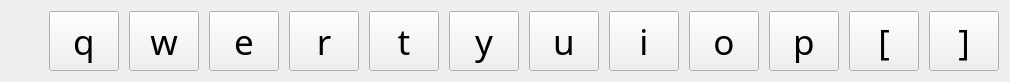
    <widget class="QWidget" name="layoutWidgetRow1">
      <property name="geometry">
        <rect>
          <x>11</x>
          <y>90</y>
          <width>1000</width>
          <height>62</height>
        </rect>
      </property>
      <layout class="QHBoxLayout" name="hlRow1">
        <property name="spacing">
          <number>10</number>
        </property>
        <item>
          <spacer name="horizontalSpacer_3">
            <property name="font">
              <font>
                <family>PT Sans</family>
                <pointsize>24</pointsize>
              </font>
            </property>
            <property name="orientation">
              <enum>Qt::Horizontal</enum>
            </property>
            <property name="sizeType">
              <enum>QSizePolicy::Fixed</enum>
            </property>
            <property name="sizeHint" stdset="0">
              <size>
                <width>38</width>
                <height>20</height>
              </size>
            </property>
          </spacer>
        </item>
        <item>
          <widget class="QToolButton" name="KEY_Q">
            <property name="sizePolicy">
              <sizepolicy hsizetype="MinimumExpanding" vsizetype="MinimumExpanding">
                <horstretch>0</horstretch>
                <verstretch>0</verstretch>
              </sizepolicy>
            </property>
            <property name="minimumSize">
              <size>
                <width>70</width>
                <height>60</height>
              </size>
            </property>
            <property name="maximumSize">
              <size>
                <width>70</width>
                <height>60</height>
              </size>
            </property>
            <property name="font">
              <font>
                <family>PT Sans</family>
                <pointsize>26</pointsize>
              </font>
            </property>
            <property name="focusPolicy">
              <enum>Qt::NoFocus</enum>
            </property>
            <property name="text">
              <string>q</string>
            </property>
          </widget>
        </item>
        <item>
          <widget class="QToolButton" name="KEY_W">
            <property name="sizePolicy">
              <sizepolicy hsizetype="MinimumExpanding" vsizetype="MinimumExpanding">
                <horstretch>0</horstretch>
                <verstretch>0</verstretch>
              </sizepolicy>
            </property>
            <property name="minimumSize">
              <size>
                <width>70</width>
                <height>60</height>
              </size>
            </property>
            <property name="maximumSize">
              <size>
                <width>70</width>
                <height>60</height>
              </size>
            </property>
            <property name="font">
              <font>
                <family>PT Sans</family>
                <pointsize>26</pointsize>
              </font>
            </property>
            <property name="focusPolicy">
              <enum>Qt::NoFocus</enum>
            </property>
            <property name="text">
              <string>w</string>
            </property>
          </widget>
        </item>
        <item>
          <widget class="QToolButton" name="KEY_E">
            <property name="sizePolicy">
              <sizepolicy hsizetype="MinimumExpanding" vsizetype="MinimumExpanding">
                <horstretch>0</horstretch>
                <verstretch>0</verstretch>
              </sizepolicy>
            </property>
            <property name="minimumSize">
              <size>
                <width>70</width>
                <height>60</height>
              </size>
            </property>
            <property name="maximumSize">
              <size>
                <width>70</width>
                <height>60</height>
              </size>
            </property>
            <property name="font">
              <font>
                <family>PT Sans</family>
                <pointsize>26</pointsize>
              </font>
            </property>
            <property name="focusPolicy">
              <enum>Qt::NoFocus</enum>
            </property>
            <property name="text">
              <string>e</string>
            </property>
          </widget>
        </item>
        <item>
          <widget class="QToolButton" name="KEY_R">
            <property name="sizePolicy">
              <sizepolicy hsizetype="MinimumExpanding" vsizetype="MinimumExpanding">
                <horstretch>0</horstretch>
                <verstretch>0</verstretch>
              </sizepolicy>
            </property>
            <property name="minimumSize">
              <size>
                <width>70</width>
                <height>60</height>
              </size>
            </property>
            <property name="maximumSize">
              <size>
                <width>70</width>
                <height>60</height>
              </size>
            </property>
            <property name="font">
              <font>
                <family>PT Sans</family>
                <pointsize>26</pointsize>
              </font>
            </property>
            <property name="focusPolicy">
              <enum>Qt::NoFocus</enum>
            </property>
            <property name="text">
              <string>r</string>
            </property>
          </widget>
        </item>
        <item>
          <widget class="QToolButton" name="KEY_T">
            <property name="sizePolicy">
              <sizepolicy hsizetype="MinimumExpanding" vsizetype="MinimumExpanding">
                <horstretch>0</horstretch>
                <verstretch>0</verstretch>
              </sizepolicy>
            </property>
            <property name="minimumSize">
              <size>
                <width>70</width>
                <height>60</height>
              </size>
            </property>
            <property name="maximumSize">
              <size>
                <width>70</width>
                <height>60</height>
              </size>
            </property>
            <property name="font">
              <font>
                <family>PT Sans</family>
                <pointsize>26</pointsize>
              </font>
            </property>
            <property name="focusPolicy">
              <enum>Qt::NoFocus</enum>
            </property>
            <property name="text">
              <string>t</string>
            </property>
          </widget>
        </item>
        <item>
          <widget class="QToolButton" name="KEY_Y">
            <property name="sizePolicy">
              <sizepolicy hsizetype="MinimumExpanding" vsizetype="MinimumExpanding">
                <horstretch>0</horstretch>
                <verstretch>0</verstretch>
              </sizepolicy>
            </property>
            <property name="minimumSize">
              <size>
                <width>70</width>
                <height>60</height>
              </size>
            </property>
            <property name="maximumSize">
              <size>
                <width>70</width>
                <height>60</height>
              </size>
            </property>
            <property name="font">
              <font>
                <family>PT Sans</family>
                <pointsize>26</pointsize>
              </font>
            </property>
            <property name="focusPolicy">
              <enum>Qt::NoFocus</enum>
            </property>
            <property name="text">
              <string>y</string>
            </property>
          </widget>
        </item>
        <item>
          <widget class="QToolButton" name="KEY_U">
            <property name="sizePolicy">
              <sizepolicy hsizetype="MinimumExpanding" vsizetype="MinimumExpanding">
                <horstretch>0</horstretch>
                <verstretch>0</verstretch>
              </sizepolicy>
            </property>
            <property name="minimumSize">
              <size>
                <width>70</width>
                <height>60</height>
              </size>
            </property>
            <property name="maximumSize">
              <size>
                <width>70</width>
                <height>60</height>
              </size>
            </property>
            <property name="font">
              <font>
                <family>PT Sans</family>
                <pointsize>26</pointsize>
              </font>
            </property>
            <property name="focusPolicy">
              <enum>Qt::NoFocus</enum>
            </property>
            <property name="text">
              <string>u</string>
            </property>
          </widget>
        </item>
        <item>
          <widget class="QToolButton" name="KEY_I">
            <property name="sizePolicy">
              <sizepolicy hsizetype="MinimumExpanding" vsizetype="MinimumExpanding">
                <horstretch>0</horstretch>
                <verstretch>0</verstretch>
              </sizepolicy>
            </property>
            <property name="minimumSize">
              <size>
                <width>70</width>
                <height>60</height>
              </size>
            </property>
            <property name="maximumSize">
              <size>
                <width>70</width>
                <height>60</height>
              </size>
            </property>
            <property name="font">
              <font>
                <family>PT Sans</family>
                <pointsize>26</pointsize>
              </font>
            </property>
            <property name="focusPolicy">
              <enum>Qt::NoFocus</enum>
            </property>
            <property name="text">
              <string>i</string>
            </property>
          </widget>
        </item>
        <item>
          <widget class="QToolButton" name="KEY_O">
            <property name="sizePolicy">
              <sizepolicy hsizetype="MinimumExpanding" vsizetype="MinimumExpanding">
                <horstretch>0</horstretch>
                <verstretch>0</verstretch>
              </sizepolicy>
            </property>
            <property name="minimumSize">
              <size>
                <width>70</width>
                <height>60</height>
              </size>
            </property>
            <property name="maximumSize">
              <size>
                <width>70</width>
                <height>60</height>
              </size>
            </property>
            <property name="font">
              <font>
                <family>PT Sans</family>
                <pointsize>26</pointsize>
              </font>
            </property>
            <property name="focusPolicy">
              <enum>Qt::NoFocus</enum>
            </property>
            <property name="text">
              <string>o</string>
            </property>
          </widget>
        </item>
        <item>
          <widget class="QToolButton" name="KEY_P">
            <property name="sizePolicy">
              <sizepolicy hsizetype="MinimumExpanding" vsizetype="MinimumExpanding">
                <horstretch>0</horstretch>
                <verstretch>0</verstretch>
              </sizepolicy>
            </property>
            <property name="minimumSize">
              <size>
                <width>70</width>
                <height>60</height>
              </size>
            </property>
            <property name="maximumSize">
              <size>
                <width>70</width>
                <height>60</height>
              </size>
            </property>
            <property name="font">
              <font>
                <family>PT Sans</family>
                <pointsize>26</pointsize>
              </font>
            </property>
            <property name="focusPolicy">
              <enum>Qt::NoFocus</enum>
            </property>
            <property name="text">
              <string>p</string>
            </property>
          </widget>
        </item>
        <item>
          <widget class="QToolButton" name="KEY_BRACKETLEFT">
            <property name="sizePolicy">
              <sizepolicy hsizetype="MinimumExpanding" vsizetype="MinimumExpanding">
                <horstretch>0</horstretch>
                <verstretch>0</verstretch>
              </sizepolicy>
            </property>
            <property name="minimumSize">
              <size>
                <width>70</width>
                <height>60</height>
              </size>
            </property>
            <property name="maximumSize">
              <size>
                <width>70</width>
                <height>60</height>
              </size>
            </property>
            <property name="font">
              <font>
                <family>PT Sans</family>
                <pointsize>26</pointsize>
              </font>
            </property>
            <property name="focusPolicy">
              <enum>Qt::NoFocus</enum>
            </property>
            <property name="text">
              <string>[</string>
            </property>
          </widget>
        </item>
        <item>
          <widget class="QToolButton" name="KEY_BRACKETRIGHT">
            <property name="sizePolicy">
              <sizepolicy hsizetype="MinimumExpanding" vsizetype="MinimumExpanding">
                <horstretch>0</horstretch>
                <verstretch>0</verstretch>
              </sizepolicy>
            </property>
            <property name="minimumSize">
              <size>
                <width>70</width>
                <height>60</height>
              </size>
            </property>
            <property name="maximumSize">
              <size>
                <width>70</width>
                <height>60</height>
              </size>
            </property>
            <property name="font">
              <font>
                <family>PT Sans</family>
                <pointsize>26</pointsize>
              </font>
            </property>
            <property name="focusPolicy">
              <enum>Qt::NoFocus</enum>
            </property>
            <property name="text">
              <string>]</string>
            </property>
          </widget>
        </item>
      </layout>
    </widget>
